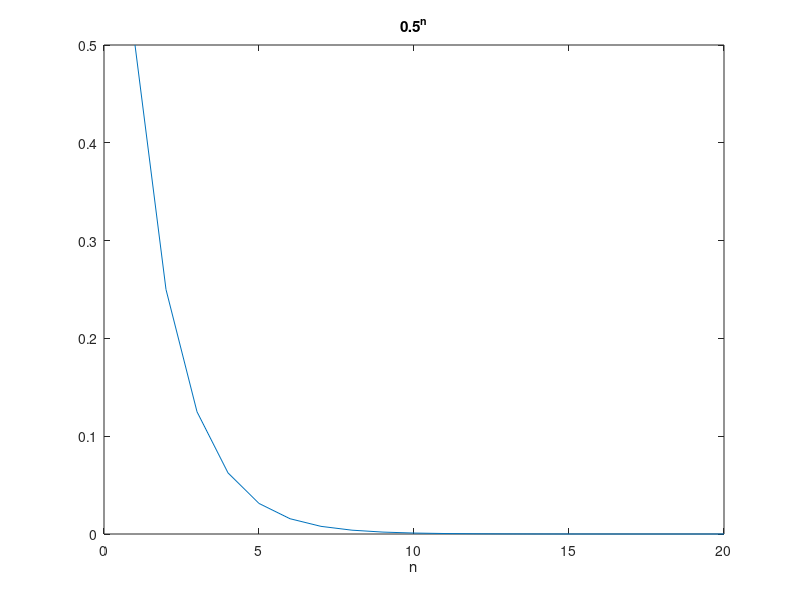

This chart was generated by the following MATLAB code:
%%%%%% GETTING STARTED

% The first thing you should do is place this file in a folder that you
% will use to save your work.

% Now run Matlab and use the "Current Directory" pull-down menu to point 
% Matlab to the folder where you have saved this file.

% You will need to work with two pieces of Matlab, the Editor and the
% Command Window.

% The Command Window should open automatically when you run Matlab.

% To open the Editor, type "edit" and hit return at the command prompt.

% You use the Editor to create, open, save, etc, Matlab program files.
% These files have the extension ".m"

% If you have a program file called "my_program.m", you run it by typing
% "my_program" and then hitting enter in the Command Window. Of course,
% Matlab has to be pointed to the right folder on your computer (ie, the
% folder where "my_program.m" is saved).

% To see a list of all the files in the directory, type "dir" at the
% Command Window.

% To see a list of all the Matlab objects in the current directory, type
% "who" or "whos". "who" gives a list of all the named variables in the
% current directory. "whos" gives a list with details, eg, the size of
% various matrices, how much memory they take to store, and what kind of
% object they are (eg, a symbol).

% In order for there to be any Matlab objects, we need to create some.

%%%%% MATRICES AND VECTORS

% We can create a 2-by-2 matrix in the following way

A = [1 2;3 4]

% When you run this program, you will see the matrix A appear in the
% command window. Bigger matrices can be made in an analogous way. 

% The semi-colon starts a new row. Here is another matrix

B = [5 6;7 8];

% Putting a semi-colon at the end of a line stops Matlab from displaying
% the answer in the command window. 

% Adding and subtracting are easy

C = A + B
D = A - B

% Of course, matrices must be conformable or Matlab will give an error.

% A prime (') indicates transposition

Ctranspose  = C'

% This also turns column vectors into row vectors

column = [1;2;3;4]

row = column'

% Multiplying is also easy

E = A*B;

% Whenever you want to see something in the command window, delete the
% semi-colon at the end of the line, save this file again, and run it.

% Alternatively, you could just type "E" (or "A" or whatever the object 
% you're interested in is) at the command line one the
% program is finished and Matlab will call up the object from its memory.

% Taking a matrix inverse works so long as the matrix is not singular.
% Compare

invC = inv(C)

% with 

invD = inv(D)

% (this last command gives an error message since D is singular). To see
% check that D is singular, note

detD = det(D)

% is zero

% Matrices can also be created with a number of specialized commands. For
% example:

O = ones(3,3);

% creates a 3-by-3 matrix with all elements equal to one, 

Z = zeros(3,3);

% creates a 3-by-3 matrix of zeros, and

I = eye(3,3);

% creates a 3-by-3 identity matrix 

% We can also stack matrices together. Say,

bigmatrix = [O Z;Z O];

% We need to make sure that all our row and column dimensions add up. It is
% sometimes useful to check things like

[m,n] = size(bigmatrix);

% which gives the row (=m) and column (=n) dimensions.

%%%%%% OPERATIONS

% We can do commands like max,min,sum and apply them to matrices. These are
% done column by column. 

maxA = max(A);
minA = min(A);
sumA = sum(A);

% Some other helpful operations are cumulative sums, eg

time = cumsum(ones(10,1));

% creates a vector that runs from 1 to 10.

%%%%% LOOPS

% The basic "for" loop has the structure

N  = 10;         %% some number
cs = zeros(N,1); %% a vector to store some answers

for i = 1:N
    cs(i) = sum(ones(i,1));
end

% This produces a vector that is the same as cumsum(ones(10,1))

% The basic "while" loop has the structure

tolerance = 10^-6;  %% an arbitrary tolerance level
error     = 100;    %% some number bigger than tolerance, to get us going
n         = 1;      %% an initial condition
xs        = [];     %% an empty matrix -- we will fill this in as we go

while error > tolerance
    xs_new = 0.5^n;   %% calculate some value, say 0.5^n -- a convergent series
	xs = [xs;xs_new]; %% keep adding new elements to xs
    
    error = abs(xs_new-0); %% check to see if we have convergence
    n     = n+1;           %% if not, keep iterating!
    
end

%%%%% PLOTS

% We can see what this sequence looks like by

plot(xs)
title('0.5^n')
xlabel('n')













